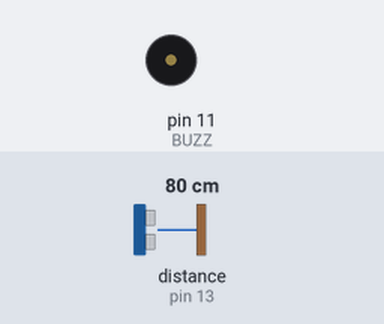
A sketch run on a simulated Arduino Uno, built with avr-gcc and run on an emulated ATmega328P. On the bench: buzzer (waves = sounding, pin HIGH). Wiring (inferred from the names in the program): ultrasonic range finder: trigger pin 12; echo pin 13. The inputs (shaded band) are chosen by the test bench; at power-on: distance to the obstacle (sensor on pin 13) 80 cm. The echo pulse lasts 58.3 µs per cm; pins used as bus, display or sensor lines are not drawn.

Above: at 1.7 s.
1.8 s: distance to the obstacle (sensor on pin 13) set to 2 cm
At 2.06 s:
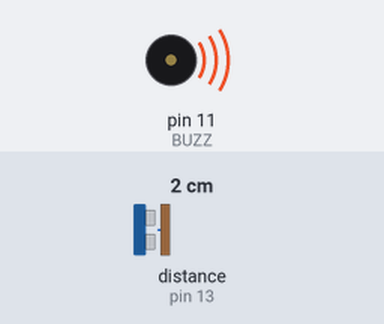
5.3 s: distance to the obstacle (sensor on pin 13) set to 18 cm
At 5.64 s:
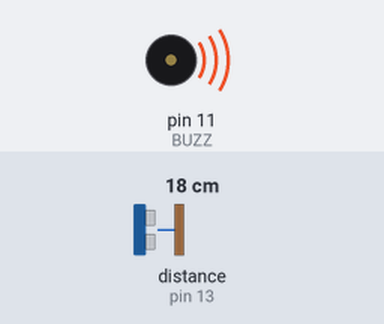
Timing chart, 0 to 14.8 s (numbered marks = the images above; inputs shaded):
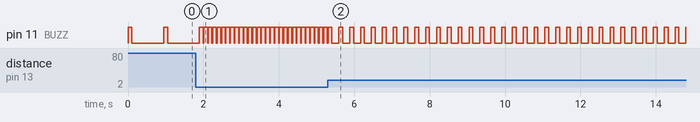

Measured:
- after the input at 1.8 s, pin 11 (BUZZ): alternates HIGH for 0.10 s and LOW for 0.02 s, starting after 0.21 s
- after the input at 5.3 s, pin 11 (BUZZ): alternates HIGH for 0.10 s and LOW for 0.19 s, starting after 0.29 s
- by itself, pin 11 (BUZZ): alternates HIGH for 0.10 s and LOW for 0.85 s

The sketch:

teste_ultrasom.ino
```cpp
/*
 * HCSR04Ultrasonic/examples/UltrasonicDemo/UltrasonicDemo.pde
 *
 * SVN Keywords
 * ----------------------------------
 * $Author: cnobile $
 * $Date: 2011-09-17 02:43:12 -0400 (Sat, 17 Sep 2011) $
 * $Revision: 29 $
 * ----------------------------------
 */

#include <Ultrasonic.h>

#define TRIGGER_PIN 12
#define ECHO_PIN    13
#define BUZZ        11
#define DIST        100

int interval = 1000;

Ultrasonic ultrasonic(TRIGGER_PIN, ECHO_PIN);

void setup()
  {
    pinMode(BUZZ, OUTPUT);
    Serial.begin(9600);
  }

void loop()
  {
    long microsec = ultrasonic.timing();
    float cmMsec = ultrasonic.convert(microsec, Ultrasonic::CM);

    if(cmMsec < DIST)
    {
      int dely = interval/(DIST/cmMsec);

      digitalWrite(BUZZ, HIGH);   // turn the LED on (HIGH is the voltage level)
      delay(100);                 // wait for a second
      digitalWrite(BUZZ, LOW);    // turn the LED off by making the voltage LOW
      delay(dely);
    }
  }
```
